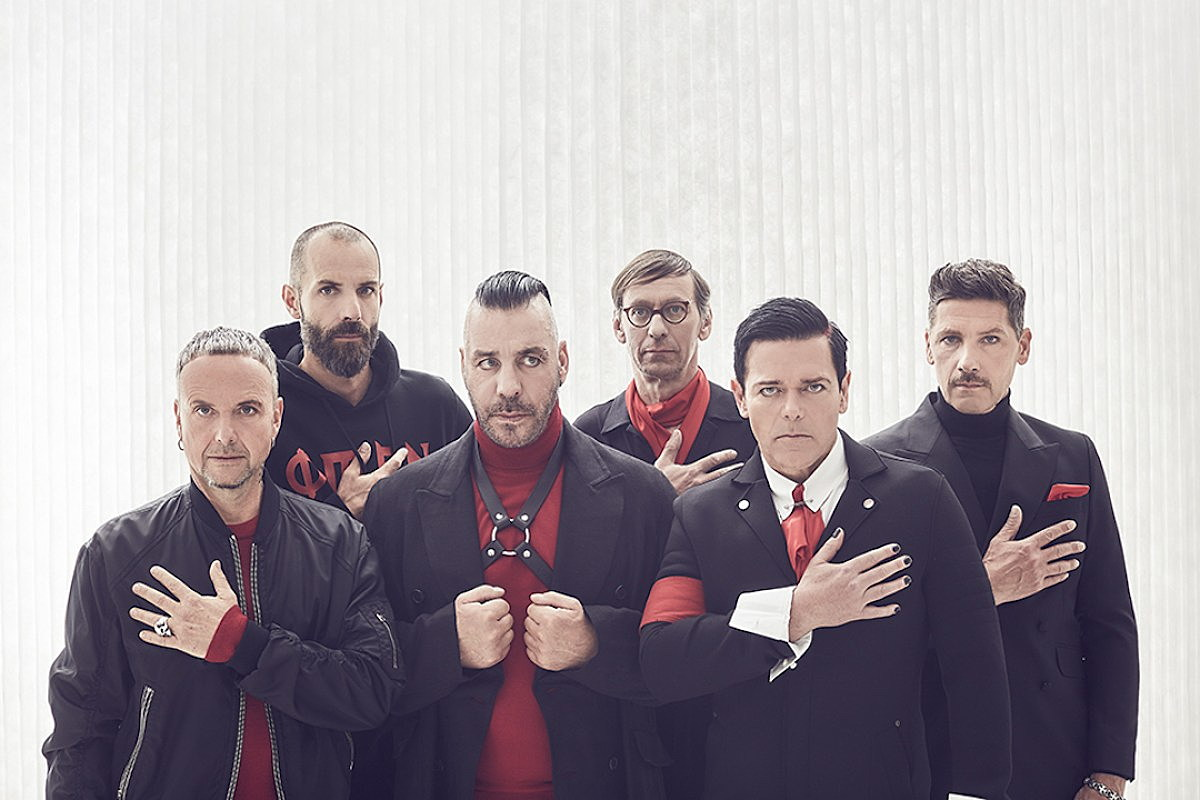
#> input picture lesson9/data/rammstein.jpg, 1200 x 800 px
$ jupyter execute IntegralImage.ipynb
#> lines starting #> are read from the running program, lines starting #| are printed output that depends on the picture; long printed decimals are rounded
### Integral Image

Integral image is an extremely useful concept when we are facing the problem of summing up (rectangular) image regions (in pixel or in feature domain). In this notebook, we are going to show how to copmpute the integral image. In addition, we are going to measure the time for building a matrix holding the regional sums and compare the classical approach with the integral image approach.

[cell 1]
import cv2
import numpy as np
from time import perf_counter
from matplotlib import pyplot as plt
plt.rcParams['figure.figsize'] = [15, 10]

Let's load an example image.

[cell 2]
img = cv2.imread('../data/rammstein.jpg')
#> img is the input picture: shape (800, 1200, 3); mean B, G, R 164.7, 159, 167
img = cv2.cvtColor(img, cv2.COLOR_BGR2GRAY)
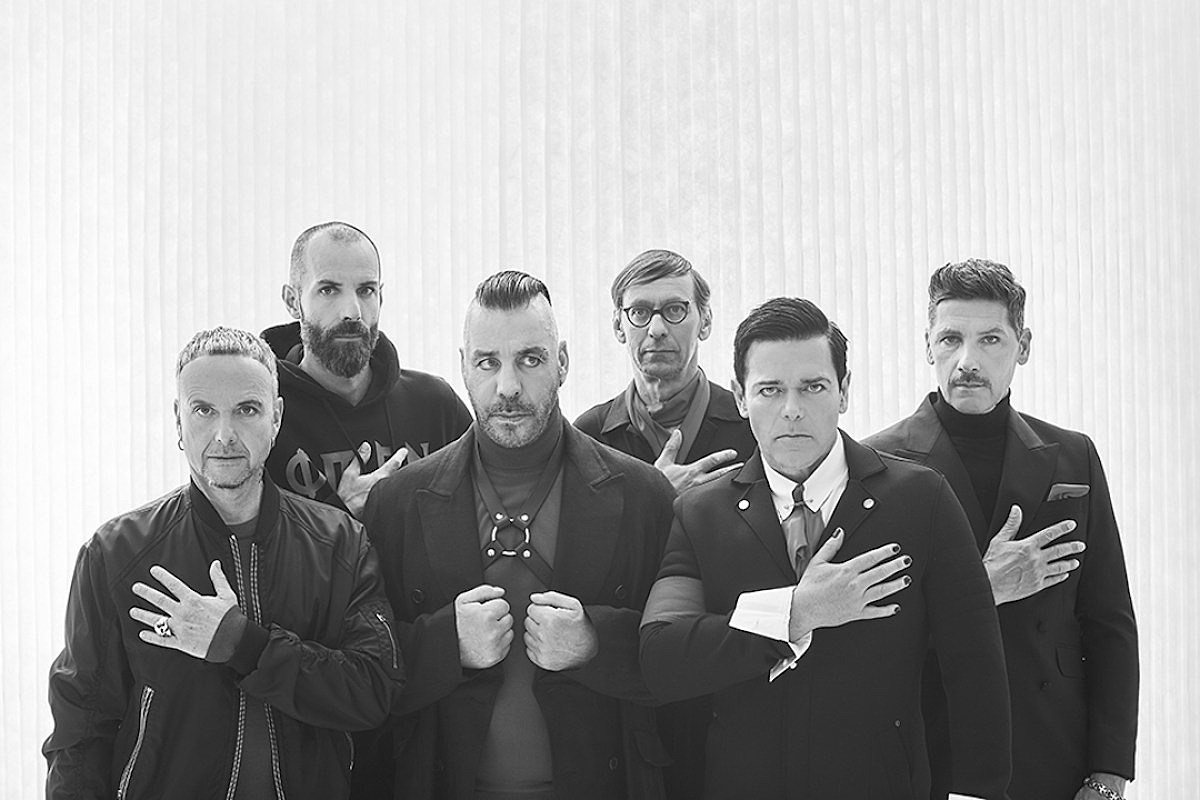
#> img: shape (800, 1200); min 0, max 255, mean 162.1
plt.imshow(img, cmap='gray')
img = img/255

### Regional Sums

In face detection, computing the regional pixel sums (for evaluating the Haar basis functions) is a crucial step. For this example, we are now going to huild the sum matrix using a 15x15 sliding window. For the sake of simplicity, we won't bother with the border areas.

[cell 3]
rows, cols = img.shape
#> rows = 800; cols = 1200
win = 15
sums = np.zeros((rows, cols))

# Start the computation
start = perf_counter()
# Sliding window
for r in range(win, rows-win-1):
    for c in range(win, cols-win-1):
        # Sum of pixel under the curren window
        sums[r, c] = np.sum(img[r-win:r+win+1, c-win:c+win+1])
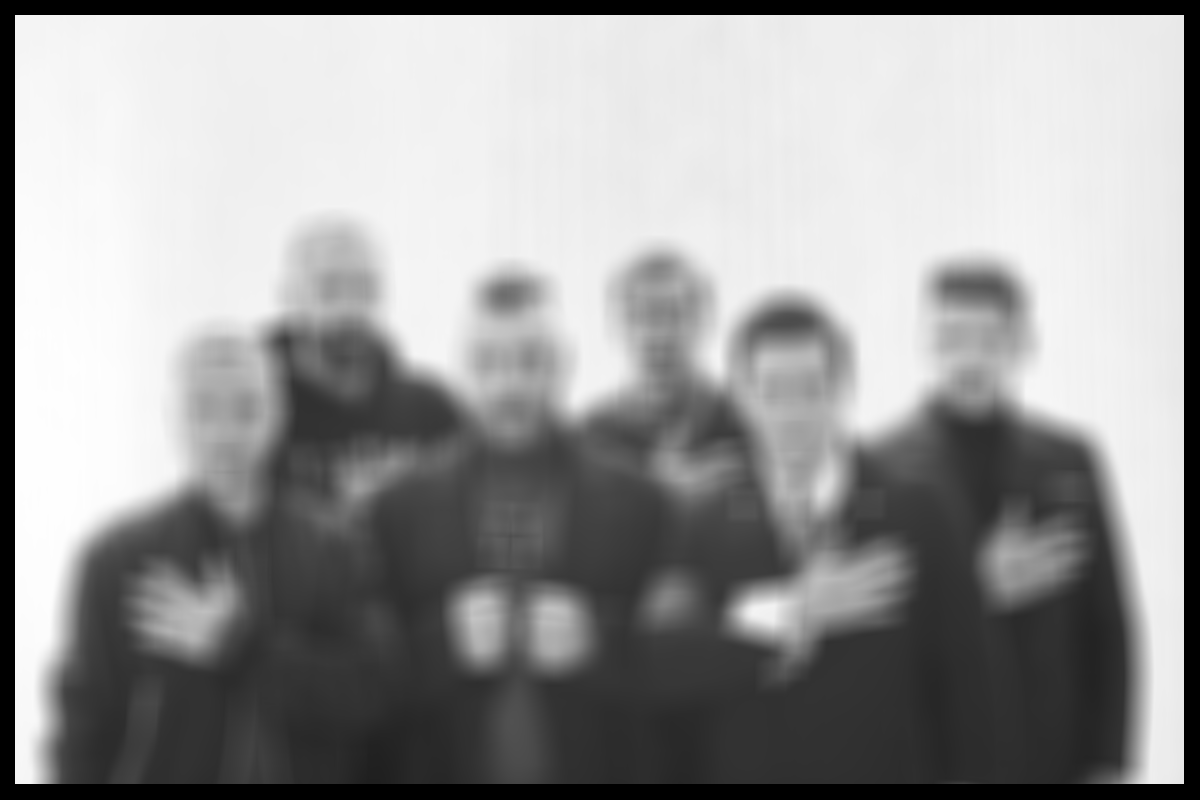
#> sums: shape (800, 1200) float64; min 0, max 948.8, mean 566.8; drawn with min black and max white
# Elapsed time for building the matrix of regional sums
elapsed = perf_counter() - start
print('Elapsed time:', elapsed)

### Integral Image

As we see above, building the sum matrix using the sliding window approach is quite slow. In fact, it is prohibitevly slow for real-time applications. Fortunately, we can make use of the integral image. Let's first build the integral image and then use it to build the matrix of regional sums.

[cell 4]
sums_int_img = np.zeros((rows, cols))

start = perf_counter()
# Build integral image
int_img = img.cumsum(axis=0).cumsum(axis=1)
# Sliding window
for r in range(win, rows-win-1):
    for c in range(win, cols-win-1):
        # Summation of only 4 elements
        sums_int_img[r, c] = int_img[r+win, c+win] - \
                             int_img[r+win, c-win-1] - \
                             int_img[r-win-1, c+win] + \
                             int_img[r-win-1, c-win-1]

elapsed = perf_counter() - start
print('Elapsed time:', elapsed)

By using the integral image the computation time has decreased 4 times! Not bad, but can we do better? We know that python is not extremely efficient when it comes to loops. Therefore, can we get (somehow) rid of them?

The asnwer is that we can. We can obtain the same results but first adjusting the regional matrices (A. B, C, D) by rolling their axes. Afterwards, the calculation of the matrix of regional sums is just a summation of four matrices.

[cell 5]
start = perf_counter()
# Build integral image
int_img = img.cumsum(axis=0).cumsum(axis=1)
# Build matrices for A, B, C and D regions (by axis rolling)
# Note: positive shift parameter rolls to the left,
# therefore the signs are inverted when compared to the loop above
A = np.roll(np.roll(int_img, win+1, axis=0), win+1, axis=1)
B = np.roll(np.roll(int_img, win+1, axis=0), -win, axis=1)
C = np.roll(np.roll(int_img, -win, axis=0), win+1, axis=1)
D = np.roll(np.roll(int_img, -win, axis=0), -win, axis=1)
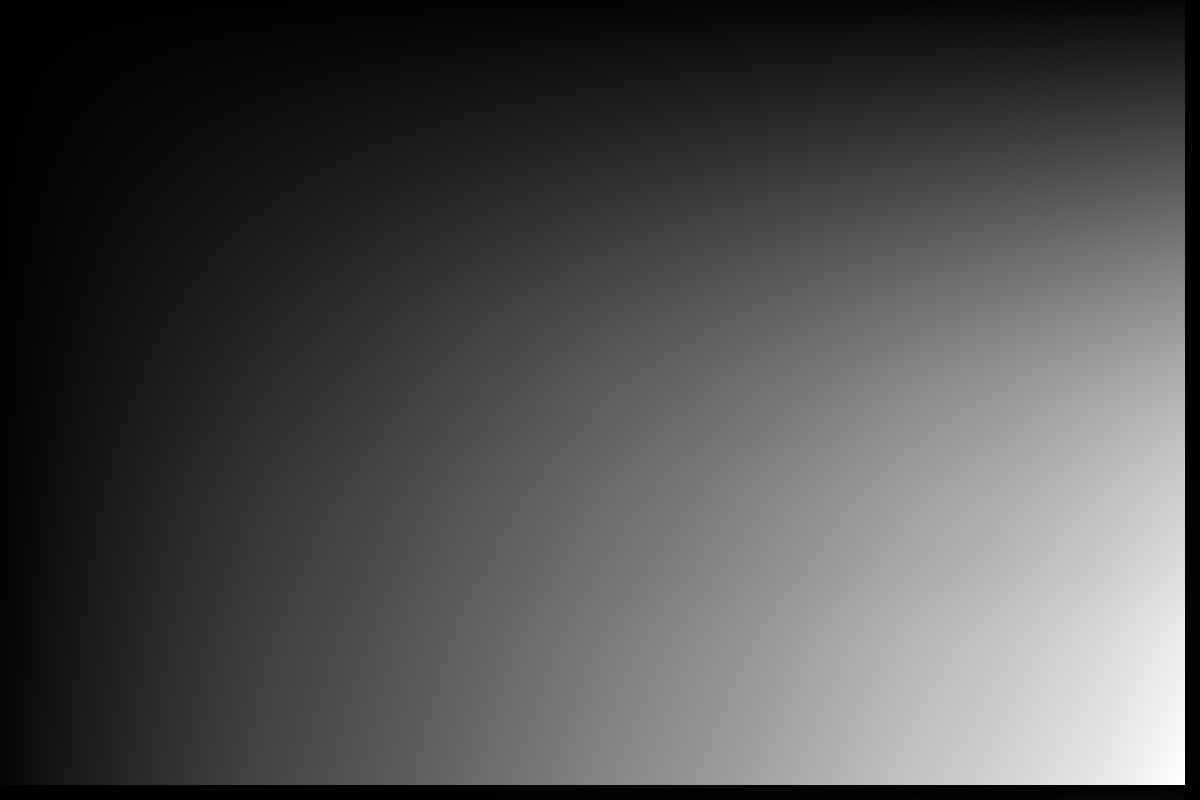
#> D: shape (800, 1200) float64; min 0.937, max 610259.4, mean 190004; drawn with min black and max white

result = D - B - C + A
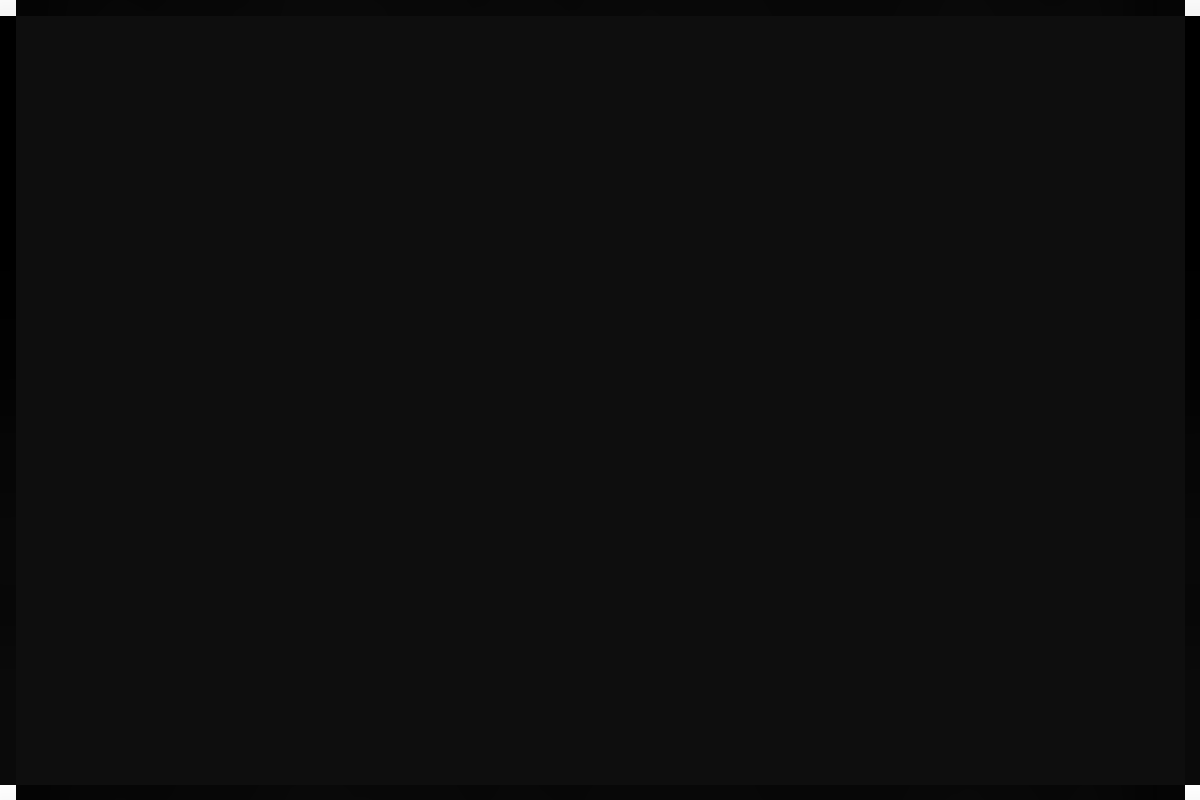
#> result: shape (800, 1200) float64; min -33874.3, max 578098.9, mean 0; drawn with min black and max white
elapsed = perf_counter() - start
print('Elapsed time:', elapsed)

We have managed to reduce the time much further. The computation is now around 100 times faster!

[cell 6]
# Lets check the results
N = 400
print(sums[N, N])
#| 247.384
print(sums_int_img[N, N])
#| 247.384
print(result[N, N])
#| 247.384

[cell 7]
# Average diff between sliding window vs integral image
np.mean(np.abs(sums[win+1:-win-1, win+1:-win-1] - sums_int_img[win+1:-win-1, win+1:-win-1]))
#> Out = 5.55e-11

[cell 8]
# Average diff between integral image vs "clever" integral image
np.mean(np.abs(sums_int_img[win+1:-win-1, win+1:-win-1] - result[win+1:-win-1, win+1:-win-1]))
#> Out = 3.03e-14
